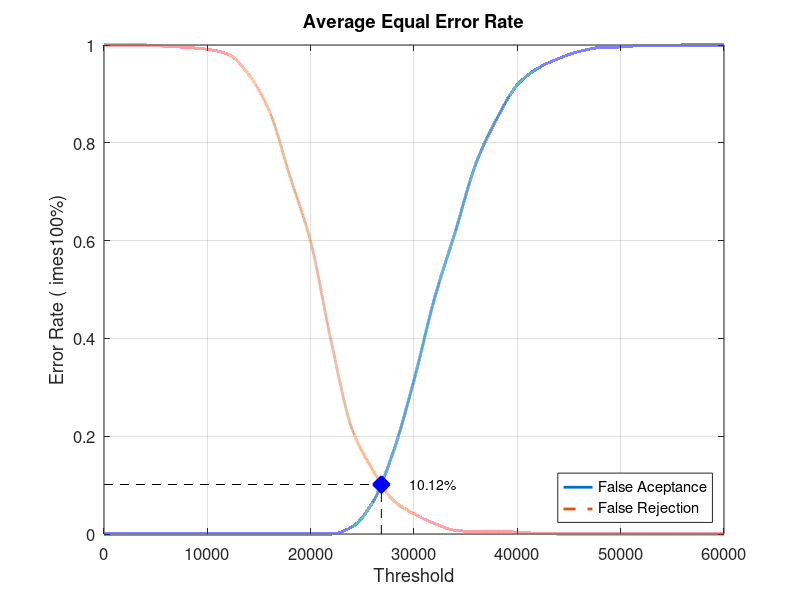
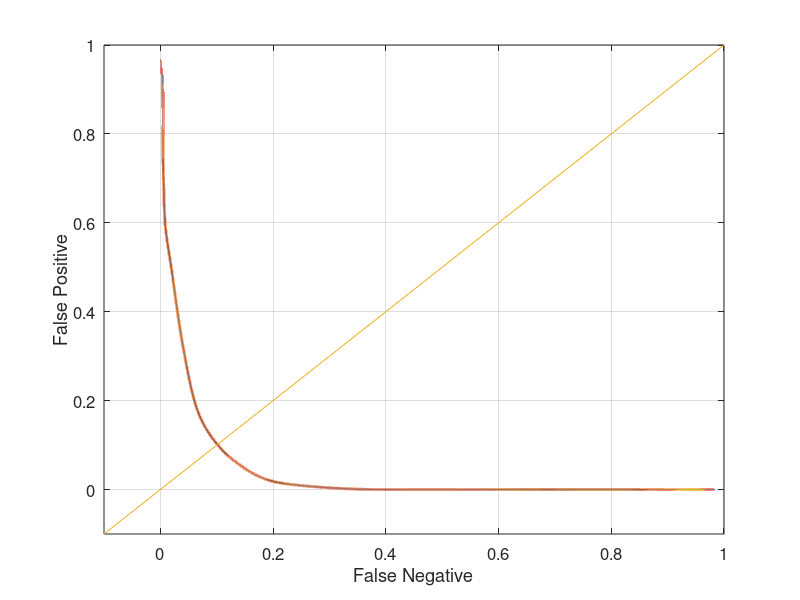

Source code (MATLAB) for these figures, in order:
close all;
clear;
clc;
x = 0:2000:60000;
xq = 0:0.5:60000;

y0 = [0 0 0 0 0 0 0 0 0 0 0 0 0.0144737 0.0644737 0.168421 0.314474 0.482895 0.618421 0.757895 0.848684 0.918421 0.952632 0.972368 0.986842 0.994737 0.996053 0.998684 0.998684 1 1 1]
yy0 = interp1(x, y0, xq, 'pchip');
y1 = [1 1 1 0.9975 0.995 0.99125 0.98125 0.94 0.865 0.73125 0.5975 0.3925 0.215 0.13125 0.06875 0.04125 0.02125 0.0075 0.005 0.005 0.00375 0.00125 0 0 0 0 0 0 0 0 0]
yy1 = interp1(x, y1, xq, 'pchip');

% Calculating EER: 
y2 = abs(y0 - y1);
find(y2 == min(y2))
yy2 = abs(yy0 - yy1);
xEER = find(yy2 == min(yy2));
xEERIndex = xq(xEER) % X-axis EER
yEER = yy0(xEER) % Y-axis EER

main = figure
plot(xq, yy0,'-','LineWidth', 2);	hold on
plot(xq, yy1,'--','LineWidth', 2);	hold on
plot([xEERIndex xEERIndex], [0 yEER], 'k--');	hold on
plot([0 xEERIndex], [yEER yEER], 'k--');	hold on
plot(xEERIndex, yEER, 'bx', 'LineWidth', 10);	hold on
text(xEERIndex + 10 * xEERIndex / 100, yEER, [num2str(round((10000 * yEER)) / 100) '%'])
legend('False Aceptance', 'False Rejection', 'Location', 'SouthEast')
xlabel('Threshold')
ylabel('Error Rate (	imes100%)')
title('Average Equal Error Rate')
set(gca, 'FontSize', 12)
axis([0 60000 0 1])
grid on

print(main, 'Experiment1AverageMain', '-dpng');
FNRxFPR = figure('Color', [1 1 1]);
plot(yy1, yy0, '-', yy1, yy0, 'LineWidth', 2);
hold on
y = -0.1:0.1:1
plot(y, y); 
set(gca, 'FontSize', 12)
xlabel('False Negative')
ylabel('False Positive')
axis([-0.1 1 -0.1 1])
set(gca, 'FontSize', 12)
grid on

print(FNRxFPR, 'Experiment1AverageFNRxFPR','-dpng');
